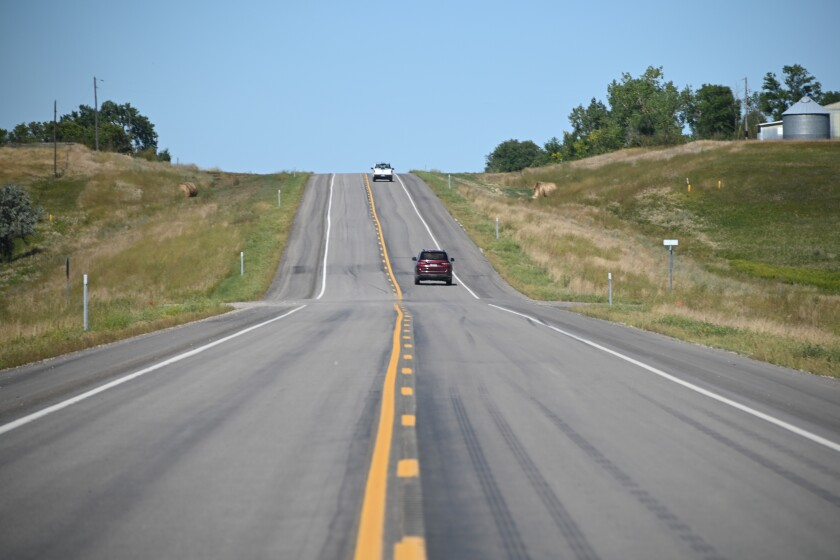
#> input picture Test_images/test1.jpg, 840 x 560 px, found by its file name
$ jupyter execute --allow-errors SimpleLaneDetection.ipynb   (shell and % lines are left out)
#> lines starting #> are read from the running program, lines starting #| are printed output that depends on the picture; after the words box and inside, x2 and y2 are one past the last pixel; in counts of white or black regions, pixels touching at a corner belong together
# This is a simple lane detection pipeline for images
In this method I have depolyed simple Computer Vision techniques to employ a pipeline to identify lane lines in an image

Please note: You must be aware of the image size/dimensions while working with your own image, you can adjust the area of attention region polygon points for the same and should get the algorithm work properly in almost any image

[cell 1]
import matplotlib.pyplot as plt
import matplotlib.image as mpimg
import numpy as np
import cv2
import math
import os
os.sys.path
import cv2
# Use cv2_imshow when working in GoogleColab
# from google.colab.patches import cv2_imshow

[cell 2]
current_dir = os.path.dirname(os.path.abspath(__file__))
image_path = os.path.join(current_dir, 'CV-Projects/test1.jpg')

# Read the image
image = cv2.imread(image_path)
#> image is the input picture: shape (560, 840, 3); mean B, G, R 140.3, 141.9, 133.4

# Check if the image is successfully loaded
if image is None:
    print("Error: Unable to read the image.")
else:
    # Display the image using cv2.imshow()
    cv2.imshow('Image', image)

For Better understanding I have a basic copy of the image assigned in the next line of code

[cell 3]
lane_image = np.copy(image)

# Converting to grayscale
In this step the image is converted to a 2 channel color i.e graysacle. This is important to identify sharp change in color of the images for the next step, this is helful to detect Canny Edges

[cell 4]
gray = cv2.cvtColor(lane_image, cv2.COLOR_RGB2GRAY)
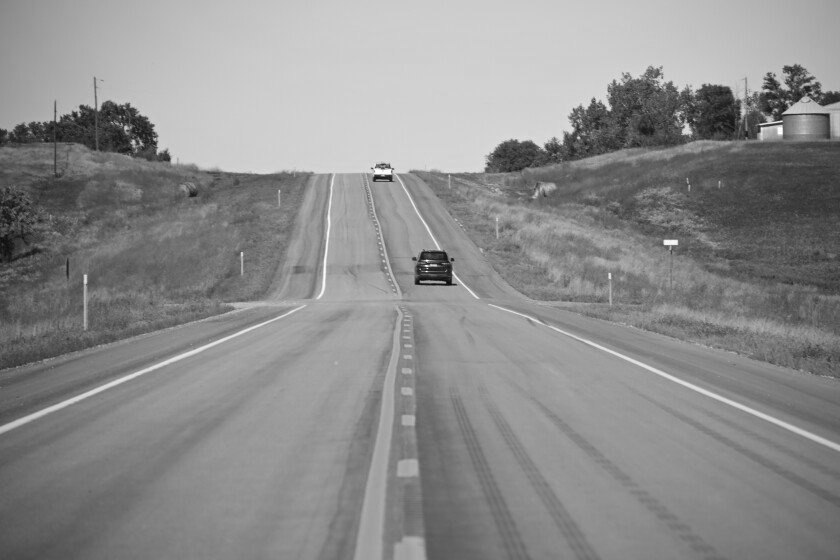
#> gray: shape (560, 840); min 12, max 255, mean 140.5
#> (the rest of this cell did not finish here and is left out)

# **Removing Noise**
Now the Gaussian Blur here will reduce some basic noise from the Image to further clarify it for deep canny edge detection

[cell 5]
blur = cv2.GaussianBlur(gray, (5,5), 0)
#> (the rest of this cell did not finish here and is left out)

You can adjust the values of the function canny accordingly. Refer OpenCV documents for recent changes if any: https://docs.opencv.org/4.x/da/d22/tutorial_py_canny.html

[cell 6]
cannyed = cv2.Canny(blur, 50, 100)
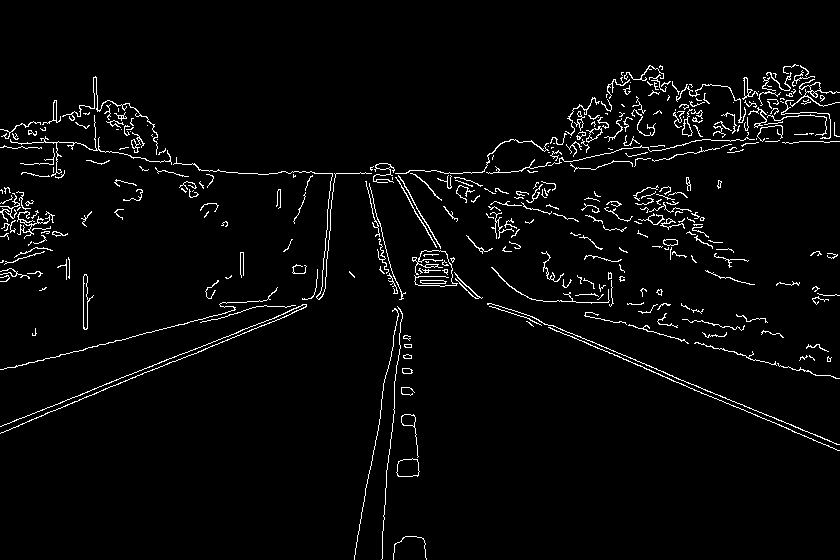
#> cannyed: shape (560, 840); 3.2% white in thin lines or dots, all inside (x1, y1, x2, y2) = (0, 64, 840, 560)
#> (the rest of this cell did not finish here and is left out)

**Here all the three operatrions are merged into one single fucntion and is plotted on a 2D axis**

[cell 7]
def canny(image):
  gray = cv2.cvtColor(image, cv2.COLOR_RGB2GRAY)
  blur = cv2.GaussianBlur(gray, (5,5), 0)
  cannyed = cv2.Canny(blur, 50, 100)
  return cannyed

canny = canny(lane_image)
plt.imshow(canny, cmap='gray')
plt.show()

Define the region of interest as a 3 point polygon on the 2D processed image, you can change the Height, Width accordingly

[cell 8]
def region_of_interest(image):
  height = image.shape[0]
#> height = 560
  height = image.shape[0]
  triangle = np.array([[(0, height), (1000, height), (600, 300)]])
#> triangle = [[0, 560], [1000, 560], [600, 300]]
  mask = np.zeros_like(image)
  cv2.fillPoly(mask, triangle, 255)
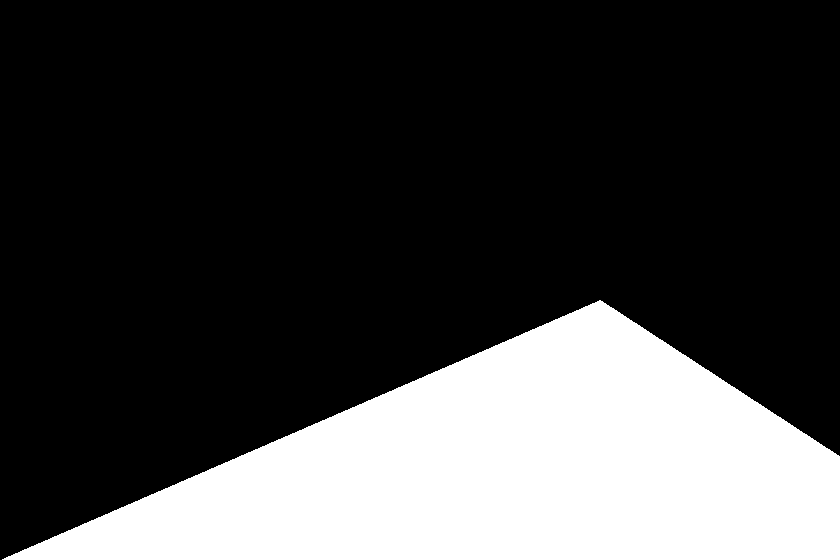
#> mask: shape (560, 840); 25.8% white; 1 white region, box (x1, y1, x2, y2) and area: (2, 300, 840, 560) 121589
  masked_image = cv2.bitwise_and(image, mask)
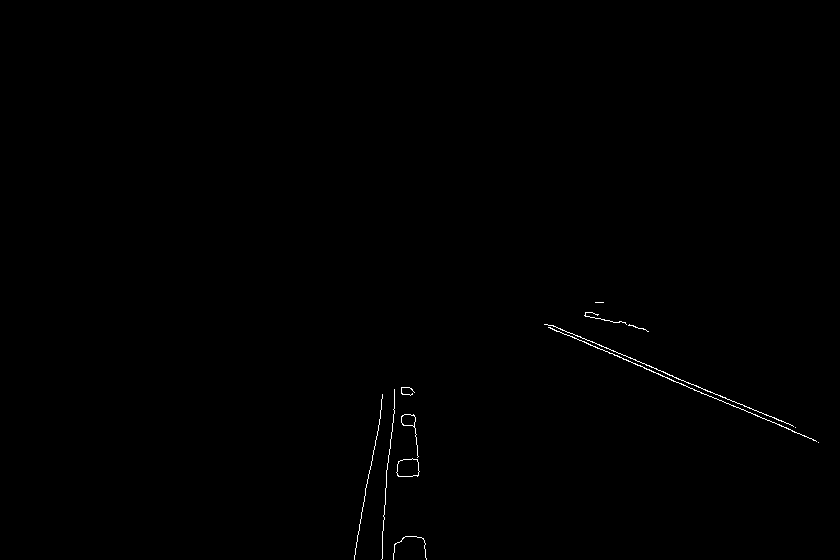
#> masked_image: shape (560, 840); 0.28% white in thin lines or dots, all inside (x1, y1, x2, y2) = (354, 302, 819, 560)
  return masked_image

attention_region = region_of_interest(canny)
plt.imshow(attention_region, cmap='gray')
plt.show()
# cv2_imshow(attention_region)

Apply the Hough Transform for detecting straight lines in the ROI

[cell 9]
line = cv2.HoughLinesP(attention_region, 2, np.pi/180, 100, np.array([]), minLineLength=20, maxLineGap=100)
#> line = [[549, 327, 815, 440], [547, 324, 656, 368], [357, 536, 381, 408], [382, 531, 394, 408], [553, 325, 795, 427]]

# Displaying the predicted lines

[cell 10]
def display_lines(image, lines):
  line_image = np.zeros_like(image)
  if lines is not None:
    for line in lines:
      x1, y1, x2, y2 = line.reshape(4)
      cv2.line(line_image, (x1, y1), (x2, y2), (0,128,0), 10)
#> this loop made 5 passes
  return line_image


line_image = display_lines(lane_image, line)
#> (the rest of this cell did not finish here and is left out)

Using the Fucntion addWeighted, adding the predicted lines masked image and the main image and displaying it as ONE

[cell 11]
final_image = cv2.addWeighted(lane_image, 0.8, line_image, 1, 1)
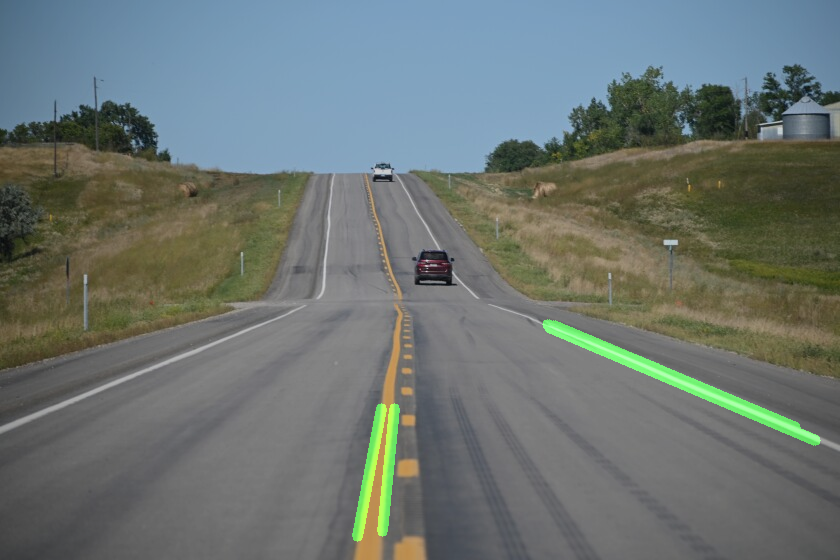
#> final_image: shape (560, 840, 3); mean B, G, R 113.2, 116.4, 107.7
#> (the rest of this cell did not finish here and is left out)

# Cleaning the multiple predicting lines and averaging the lines out

[cell 12]
def make_coordinates(image, line_parameters):
    slope, intercept = line_parameters
    y1 = image.shape[0]
    y2 = int(y1 * (3/5))
    x1 = int((y1 - intercept) / slope)
    x2 = int((y2 - intercept) / slope)
    return np.array([x1, y1, x2, y2])


def averaged_slope_intercept(image, lines):
    left_lines = []
    right_lines = []
    mid_x = image.shape[1] // 2
#> mid_x = 420

    for line in lines:
        x1, y1, x2, y2 = line.reshape(4)
        parameters = np.polyfit((x1, x2), (y1, y2), 1)
        slope, intercept = parameters

        if slope < 0 and x1 < mid_x and x2 < mid_x:
            left_lines.append((slope, intercept))
        elif slope > 0 and x1 > mid_x and x2 > mid_x:
            right_lines.append((slope, intercept))
#> this loop made 5 passes
#> (x1, y1, x2, y2, slope, intercept) on passes 1 to 5: (549, 327, 815, 440, 0.425, 93.78), (547, 324, 656, 368, 0.404, 103.2), (357, 536, 381, 408, -5.33, 2440), (382, 531, 394, 408, -10.25, 4446.5), (553, 325, 795, 427, 0.421, 91.92)
#> after the loop, left_lines = [(-5.33, 2440), (-10.25, 4446.5)]; right_lines = [(0.425, 93.78), (0.404, 103.2), (0.421, 91.92)]

    left_line = make_coordinates(image, np.average(left_lines, axis=0))
#> in make_coordinates, `slope, intercept = line_parameters`: slope = -7.79; intercept = 3443.3
#> in make_coordinates, `x1 = int((y1 - intercept) / slope)`: x1 = 370
#> in make_coordinates, `x2 = int((y2 - intercept) / slope)`: x2 = 398
#> left_line = [370, 560, 398, 336]
    right_line = make_coordinates(image, np.average(right_lines, axis=0))
#> right_line = [1112, 560, 575, 336]

    return np.array([left_line, right_line])

[cell 13]
averaged_lines = averaged_slope_intercept(lane_image, line)
#> averaged_lines = [[370, 560, 398, 336], [1112, 560, 575, 336]]
line_image_averaged = np.zeros_like(lane_image)
#> (the rest of this cell did not finish here and is left out)

$ run again, with Test_images/l1.jpg copied over Test_images/test1.jpg
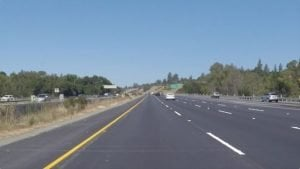
#> input picture Test_images/l1.jpg, 300 x 169 px, found by its file name
#> image is the input picture: shape (169, 300, 3); mean B, G, R 150.4, 133, 116.1
#> `cannyed = cv2.Canny(blur, 50, 100)`:
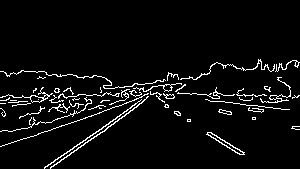
#> cannyed: shape (169, 300); 5% white in thin lines or dots, all inside (x1, y1, x2, y2) = (0, 59, 300, 169)
#> mask: shape (169, 300); every value is 0
#> line = None
#> line_image: shape (169, 300, 3); every value is 0
#> `final_image = cv2.addWeighted(lane_image, 0.8, line_image, 1, 1)`:
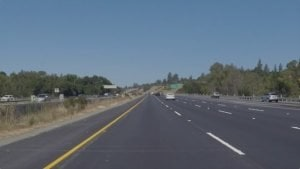
#> final_image: shape (169, 300, 3); mean B, G, R 121.3, 107.4, 93.9

$ run again, with Test_images/l3.jpeg copied over Test_images/test1.jpg
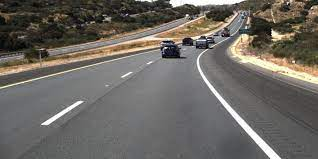
#> input picture Test_images/l3.jpeg, 318 x 159 px, found by its file name
#> image is the input picture: shape (159, 318, 3); mean B, G, R 98.5, 104.2, 108.2
#> `cannyed = cv2.Canny(blur, 50, 100)`:
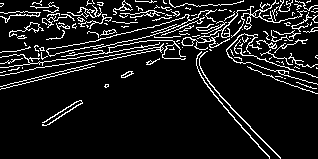
#> cannyed: shape (159, 318); 10.1% white in thin lines or dots
#> mask: shape (159, 318); every value is 0
#> line = None
#> line_image: shape (159, 318, 3); every value is 0
#> `final_image = cv2.addWeighted(lane_image, 0.8, line_image, 1, 1)`:
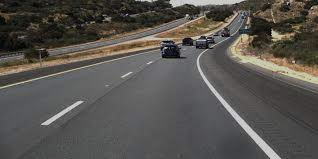
#> final_image: shape (159, 318, 3); mean B, G, R 79.8, 84.3, 87.6

$ run again, with Test_images/test2.png saved as Test_images/test1.jpg
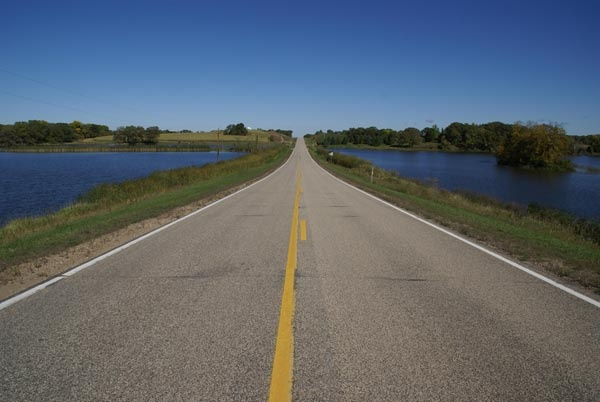
#> input picture Test_images/test2.png, 600 x 402 px, found by its file name
#> image is the input picture: shape (402, 600, 3); mean B, G, R 109.9, 101, 92.3
#> `cannyed = cv2.Canny(blur, 50, 100)`:
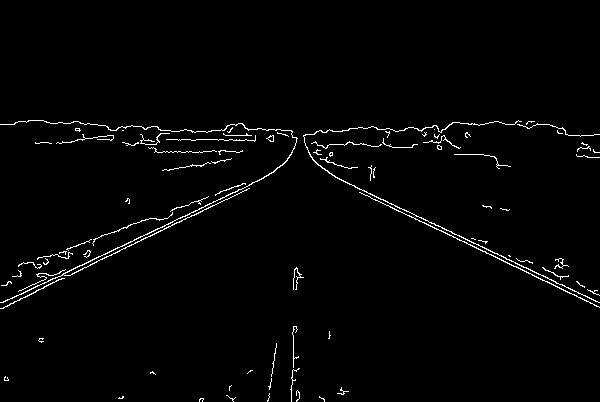
#> cannyed: shape (402, 600); 1.8% white in thin lines or dots, all inside (x1, y1, x2, y2) = (0, 120, 600, 402)
#> mask: shape (402, 600); 12.7% white; 1 white region, box (x1, y1, x2, y2) and area: (5, 300, 600, 402) 30642
#> masked_image: shape (402, 600); 0.1% white in thin lines or dots, all inside (x1, y1, x2, y2) = (118, 301, 600, 402)
#> line = None
#> line_image: shape (402, 600, 3); every value is 0
#> `final_image = cv2.addWeighted(lane_image, 0.8, line_image, 1, 1)`:
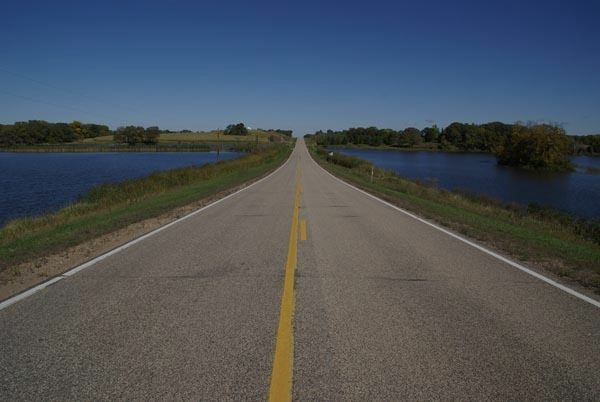
#> final_image: shape (402, 600, 3); mean B, G, R 88.9, 81.8, 74.8
